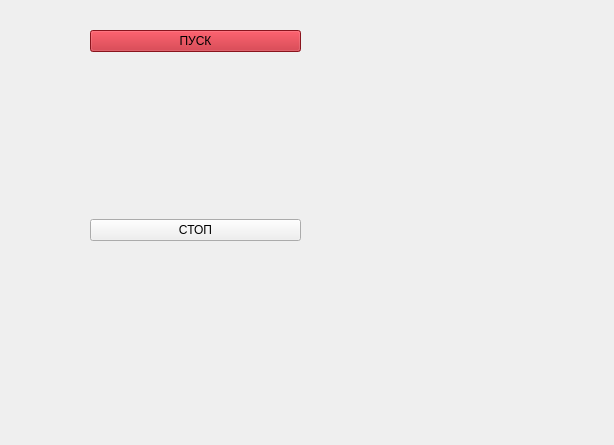
<?xml version="1.0" encoding="UTF-8"?>
<ui version="4.0">
 <class>Form</class>
 <widget class="QWidget" name="Form">
  <property name="geometry">
   <rect>
    <x>0</x>
    <y>0</y>
    <width>614</width>
    <height>445</height>
   </rect>
  </property>
  <property name="windowTitle">
   <string>Form</string>
  </property>
  <widget class="QWidget" name="verticalLayoutWidget">
   <property name="geometry">
    <rect>
     <x>90</x>
     <y>30</y>
     <width>211</width>
     <height>211</height>
    </rect>
   </property>
   <layout class="QVBoxLayout" name="verticalLayout">
    <item>
     <widget class="QPushButton" name="PUSK">
      <property name="palette">
       <palette>
        <active>
         <colorrole role="WindowText">
          <brush brushstyle="SolidPattern">
           <color alpha="255">
            <red>0</red>
            <green>0</green>
            <blue>0</blue>
           </color>
          </brush>
         </colorrole>
         <colorrole role="Button">
          <brush brushstyle="SolidPattern">
           <color alpha="255">
            <red>192</red>
            <green>28</green>
            <blue>40</blue>
           </color>
          </brush>
         </colorrole>
         <colorrole role="Light">
          <brush brushstyle="SolidPattern">
           <color alpha="255">
            <red>255</red>
            <green>70</green>
            <blue>84</blue>
           </color>
          </brush>
         </colorrole>
         <colorrole role="Midlight">
          <brush brushstyle="SolidPattern">
           <color alpha="255">
            <red>223</red>
            <green>49</green>
            <blue>62</blue>
           </color>
          </brush>
         </colorrole>
         <colorrole role="Dark">
          <brush brushstyle="SolidPattern">
           <color alpha="255">
            <red>96</red>
            <green>14</green>
            <blue>20</blue>
           </color>
          </brush>
         </colorrole>
         <colorrole role="Mid">
          <brush brushstyle="SolidPattern">
           <color alpha="255">
            <red>128</red>
            <green>19</green>
            <blue>27</blue>
           </color>
          </brush>
         </colorrole>
         <colorrole role="Text">
          <brush brushstyle="SolidPattern">
           <color alpha="255">
            <red>0</red>
            <green>0</green>
            <blue>0</blue>
           </color>
          </brush>
         </colorrole>
         <colorrole role="BrightText">
          <brush brushstyle="SolidPattern">
           <color alpha="255">
            <red>255</red>
            <green>255</green>
            <blue>255</blue>
           </color>
          </brush>
         </colorrole>
         <colorrole role="ButtonText">
          <brush brushstyle="SolidPattern">
           <color alpha="255">
            <red>0</red>
            <green>0</green>
            <blue>0</blue>
           </color>
          </brush>
         </colorrole>
         <colorrole role="Base">
          <brush brushstyle="SolidPattern">
           <color alpha="255">
            <red>255</red>
            <green>255</green>
            <blue>255</blue>
           </color>
          </brush>
         </colorrole>
         <colorrole role="Window">
          <brush brushstyle="SolidPattern">
           <color alpha="255">
            <red>192</red>
            <green>28</green>
            <blue>40</blue>
           </color>
          </brush>
         </colorrole>
         <colorrole role="Shadow">
          <brush brushstyle="SolidPattern">
           <color alpha="255">
            <red>0</red>
            <green>0</green>
            <blue>0</blue>
           </color>
          </brush>
         </colorrole>
         <colorrole role="AlternateBase">
          <brush brushstyle="SolidPattern">
           <color alpha="255">
            <red>223</red>
            <green>141</green>
            <blue>147</blue>
           </color>
          </brush>
         </colorrole>
         <colorrole role="ToolTipBase">
          <brush brushstyle="SolidPattern">
           <color alpha="255">
            <red>255</red>
            <green>255</green>
            <blue>220</blue>
           </color>
          </brush>
         </colorrole>
         <colorrole role="ToolTipText">
          <brush brushstyle="SolidPattern">
           <color alpha="255">
            <red>0</red>
            <green>0</green>
            <blue>0</blue>
           </color>
          </brush>
         </colorrole>
         <colorrole role="PlaceholderText">
          <brush brushstyle="SolidPattern">
           <color alpha="128">
            <red>0</red>
            <green>0</green>
            <blue>0</blue>
           </color>
          </brush>
         </colorrole>
        </active>
        <inactive>
         <colorrole role="WindowText">
          <brush brushstyle="SolidPattern">
           <color alpha="255">
            <red>0</red>
            <green>0</green>
            <blue>0</blue>
           </color>
          </brush>
         </colorrole>
         <colorrole role="Button">
          <brush brushstyle="SolidPattern">
           <color alpha="255">
            <red>192</red>
            <green>28</green>
            <blue>40</blue>
           </color>
          </brush>
         </colorrole>
         <colorrole role="Light">
          <brush brushstyle="SolidPattern">
           <color alpha="255">
            <red>255</red>
            <green>70</green>
            <blue>84</blue>
           </color>
          </brush>
         </colorrole>
         <colorrole role="Midlight">
          <brush brushstyle="SolidPattern">
           <color alpha="255">
            <red>223</red>
            <green>49</green>
            <blue>62</blue>
           </color>
          </brush>
         </colorrole>
         <colorrole role="Dark">
          <brush brushstyle="SolidPattern">
           <color alpha="255">
            <red>96</red>
            <green>14</green>
            <blue>20</blue>
           </color>
          </brush>
         </colorrole>
         <colorrole role="Mid">
          <brush brushstyle="SolidPattern">
           <color alpha="255">
            <red>128</red>
            <green>19</green>
            <blue>27</blue>
           </color>
          </brush>
         </colorrole>
         <colorrole role="Text">
          <brush brushstyle="SolidPattern">
           <color alpha="255">
            <red>0</red>
            <green>0</green>
            <blue>0</blue>
           </color>
          </brush>
         </colorrole>
         <colorrole role="BrightText">
          <brush brushstyle="SolidPattern">
           <color alpha="255">
            <red>255</red>
            <green>255</green>
            <blue>255</blue>
           </color>
          </brush>
         </colorrole>
         <colorrole role="ButtonText">
          <brush brushstyle="SolidPattern">
           <color alpha="255">
            <red>0</red>
            <green>0</green>
            <blue>0</blue>
           </color>
          </brush>
         </colorrole>
         <colorrole role="Base">
          <brush brushstyle="SolidPattern">
           <color alpha="255">
            <red>255</red>
            <green>255</green>
            <blue>255</blue>
           </color>
          </brush>
         </colorrole>
         <colorrole role="Window">
          <brush brushstyle="SolidPattern">
           <color alpha="255">
            <red>192</red>
            <green>28</green>
            <blue>40</blue>
           </color>
          </brush>
         </colorrole>
         <colorrole role="Shadow">
          <brush brushstyle="SolidPattern">
           <color alpha="255">
            <red>0</red>
            <green>0</green>
            <blue>0</blue>
           </color>
          </brush>
         </colorrole>
         <colorrole role="AlternateBase">
          <brush brushstyle="SolidPattern">
           <color alpha="255">
            <red>223</red>
            <green>141</green>
            <blue>147</blue>
           </color>
          </brush>
         </colorrole>
         <colorrole role="ToolTipBase">
          <brush brushstyle="SolidPattern">
           <color alpha="255">
            <red>255</red>
            <green>255</green>
            <blue>220</blue>
           </color>
          </brush>
         </colorrole>
         <colorrole role="ToolTipText">
          <brush brushstyle="SolidPattern">
           <color alpha="255">
            <red>0</red>
            <green>0</green>
            <blue>0</blue>
           </color>
          </brush>
         </colorrole>
         <colorrole role="PlaceholderText">
          <brush brushstyle="SolidPattern">
           <color alpha="128">
            <red>0</red>
            <green>0</green>
            <blue>0</blue>
           </color>
          </brush>
         </colorrole>
        </inactive>
        <disabled>
         <colorrole role="WindowText">
          <brush brushstyle="SolidPattern">
           <color alpha="255">
            <red>96</red>
            <green>14</green>
            <blue>20</blue>
           </color>
          </brush>
         </colorrole>
         <colorrole role="Button">
          <brush brushstyle="SolidPattern">
           <color alpha="255">
            <red>192</red>
            <green>28</green>
            <blue>40</blue>
           </color>
          </brush>
         </colorrole>
         <colorrole role="Light">
          <brush brushstyle="SolidPattern">
           <color alpha="255">
            <red>255</red>
            <green>70</green>
            <blue>84</blue>
           </color>
          </brush>
         </colorrole>
         <colorrole role="Midlight">
          <brush brushstyle="SolidPattern">
           <color alpha="255">
            <red>223</red>
            <green>49</green>
            <blue>62</blue>
           </color>
          </brush>
         </colorrole>
         <colorrole role="Dark">
          <brush brushstyle="SolidPattern">
           <color alpha="255">
            <red>96</red>
            <green>14</green>
            <blue>20</blue>
           </color>
          </brush>
         </colorrole>
         <colorrole role="Mid">
          <brush brushstyle="SolidPattern">
           <color alpha="255">
            <red>128</red>
            <green>19</green>
            <blue>27</blue>
           </color>
          </brush>
         </colorrole>
         <colorrole role="Text">
          <brush brushstyle="SolidPattern">
           <color alpha="255">
            <red>96</red>
            <green>14</green>
            <blue>20</blue>
           </color>
          </brush>
         </colorrole>
         <colorrole role="BrightText">
          <brush brushstyle="SolidPattern">
           <color alpha="255">
            <red>255</red>
            <green>255</green>
            <blue>255</blue>
           </color>
          </brush>
         </colorrole>
         <colorrole role="ButtonText">
          <brush brushstyle="SolidPattern">
           <color alpha="255">
            <red>96</red>
            <green>14</green>
            <blue>20</blue>
           </color>
          </brush>
         </colorrole>
         <colorrole role="Base">
          <brush brushstyle="SolidPattern">
           <color alpha="255">
            <red>192</red>
            <green>28</green>
            <blue>40</blue>
           </color>
          </brush>
         </colorrole>
         <colorrole role="Window">
          <brush brushstyle="SolidPattern">
           <color alpha="255">
            <red>192</red>
            <green>28</green>
            <blue>40</blue>
           </color>
          </brush>
         </colorrole>
         <colorrole role="Shadow">
          <brush brushstyle="SolidPattern">
           <color alpha="255">
            <red>0</red>
            <green>0</green>
            <blue>0</blue>
           </color>
          </brush>
         </colorrole>
         <colorrole role="AlternateBase">
          <brush brushstyle="SolidPattern">
           <color alpha="255">
            <red>192</red>
            <green>28</green>
            <blue>40</blue>
           </color>
          </brush>
         </colorrole>
         <colorrole role="ToolTipBase">
          <brush brushstyle="SolidPattern">
           <color alpha="255">
            <red>255</red>
            <green>255</green>
            <blue>220</blue>
           </color>
          </brush>
         </colorrole>
         <colorrole role="ToolTipText">
          <brush brushstyle="SolidPattern">
           <color alpha="255">
            <red>0</red>
            <green>0</green>
            <blue>0</blue>
           </color>
          </brush>
         </colorrole>
         <colorrole role="PlaceholderText">
          <brush brushstyle="SolidPattern">
           <color alpha="128">
            <red>0</red>
            <green>0</green>
            <blue>0</blue>
           </color>
          </brush>
         </colorrole>
        </disabled>
       </palette>
      </property>
      <property name="text">
       <string>ПУСК</string>
      </property>
     </widget>
    </item>
    <item>
     <widget class="QStackedWidget" name="stackedWidget">
      <property name="enabled">
       <bool>true</bool>
      </property>
      <property name="autoFillBackground">
       <bool>false</bool>
      </property>
      <property name="styleSheet">
       <string notr="true">QLabel
{
	image:url(:/attention.png);
}
QLabel::disabled
{
	image:url(:/bolt.png);
}</string>
      </property>
      <property name="currentIndex">
       <number>1</number>
      </property>
      <widget class="QWidget" name="page"/>
      <widget class="QWidget" name="page_2"/>
     </widget>
    </item>
    <item>
     <widget class="QPushButton" name="STOP">
      <property name="text">
       <string>СТОП</string>
      </property>
     </widget>
    </item>
   </layout>
  </widget>
 </widget>
 <resources/>
 <connections/>
</ui>
